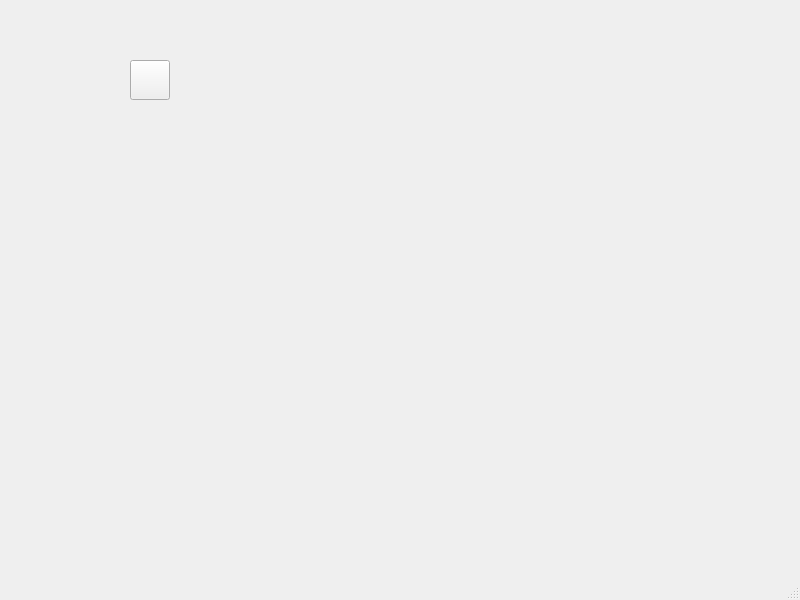
<?xml version="1.0" encoding="UTF-8"?>
<ui version="4.0">
 <class>pb</class>
 <widget class="QMainWindow" name="pb">
  <property name="geometry">
   <rect>
    <x>0</x>
    <y>0</y>
    <width>800</width>
    <height>600</height>
   </rect>
  </property>
  <property name="windowTitle">
   <string>MainWindow</string>
  </property>
  <property name="iconSize">
   <size>
    <width>40</width>
    <height>40</height>
   </size>
  </property>
  <widget class="QWidget" name="centralwidget">
   <widget class="QPushButton" name="pb_2">
    <property name="geometry">
     <rect>
      <x>130</x>
      <y>60</y>
      <width>40</width>
      <height>40</height>
     </rect>
    </property>
    <property name="text">
     <string/>
    </property>
   </widget>
  </widget>
  <widget class="QMenuBar" name="menubar">
   <property name="geometry">
    <rect>
     <x>0</x>
     <y>0</y>
     <width>800</width>
     <height>21</height>
    </rect>
   </property>
  </widget>
  <widget class="QStatusBar" name="statusbar"/>
 </widget>
 <resources/>
 <connections/>
</ui>
